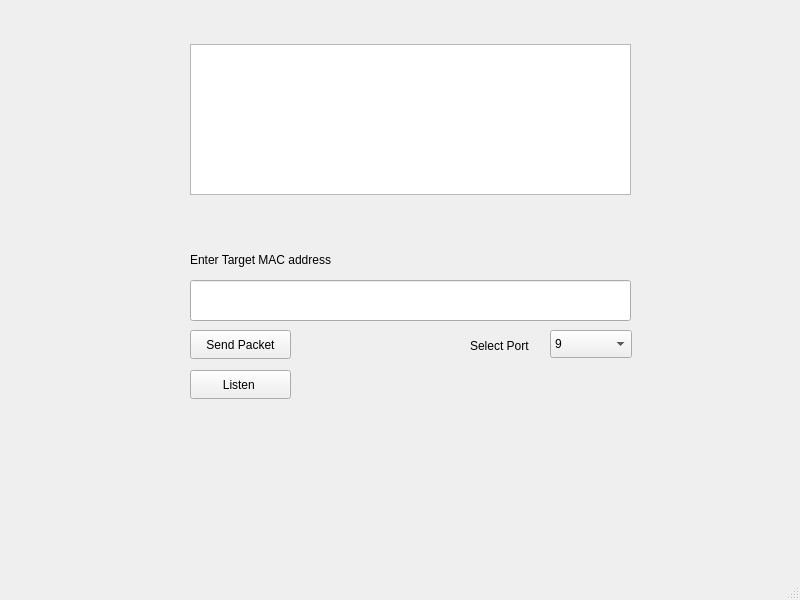
<?xml version="1.0" encoding="UTF-8"?>
<ui version="4.0">
 <class>MainWindow</class>
 <widget class="QMainWindow" name="MainWindow">
  <property name="geometry">
   <rect>
    <x>0</x>
    <y>0</y>
    <width>800</width>
    <height>600</height>
   </rect>
  </property>
  <property name="windowTitle">
   <string>MainWindow</string>
  </property>
  <widget class="QWidget" name="centralwidget">
   <widget class="QLineEdit" name="lineEdit">
    <property name="geometry">
     <rect>
      <x>190</x>
      <y>280</y>
      <width>441</width>
      <height>41</height>
     </rect>
    </property>
    <property name="text">
     <string/>
    </property>
   </widget>
   <widget class="QPushButton" name="Sendpacket">
    <property name="geometry">
     <rect>
      <x>190</x>
      <y>330</y>
      <width>101</width>
      <height>29</height>
     </rect>
    </property>
    <property name="text">
     <string>Send Packet</string>
    </property>
   </widget>
   <widget class="QPushButton" name="Listen">
    <property name="geometry">
     <rect>
      <x>190</x>
      <y>370</y>
      <width>101</width>
      <height>29</height>
     </rect>
    </property>
    <property name="text">
     <string>Listen </string>
    </property>
   </widget>
   <widget class="QLabel" name="label">
    <property name="geometry">
     <rect>
      <x>190</x>
      <y>250</y>
      <width>351</width>
      <height>20</height>
     </rect>
    </property>
    <property name="text">
     <string>Enter Target MAC address</string>
    </property>
   </widget>
   <widget class="QTextEdit" name="textEditOutput">
    <property name="geometry">
     <rect>
      <x>190</x>
      <y>44</y>
      <width>441</width>
      <height>151</height>
     </rect>
    </property>
   </widget>
   <widget class="QComboBox" name="comboBox">
    <property name="geometry">
     <rect>
      <x>550</x>
      <y>330</y>
      <width>82</width>
      <height>28</height>
     </rect>
    </property>
    <property name="editable">
     <bool>false</bool>
    </property>
    <item>
     <property name="text">
      <string>9</string>
     </property>
    </item>
    <item>
     <property name="text">
      <string>7</string>
     </property>
    </item>
   </widget>
   <widget class="QLabel" name="label_2">
    <property name="geometry">
     <rect>
      <x>470</x>
      <y>330</y>
      <width>81</width>
      <height>31</height>
     </rect>
    </property>
    <property name="text">
     <string>Select Port</string>
    </property>
   </widget>
  </widget>
  <widget class="QMenuBar" name="menubar">
   <property name="geometry">
    <rect>
     <x>0</x>
     <y>0</y>
     <width>800</width>
     <height>25</height>
    </rect>
   </property>
  </widget>
  <widget class="QStatusBar" name="statusbar"/>
 </widget>
 <resources/>
 <connections/>
</ui>
